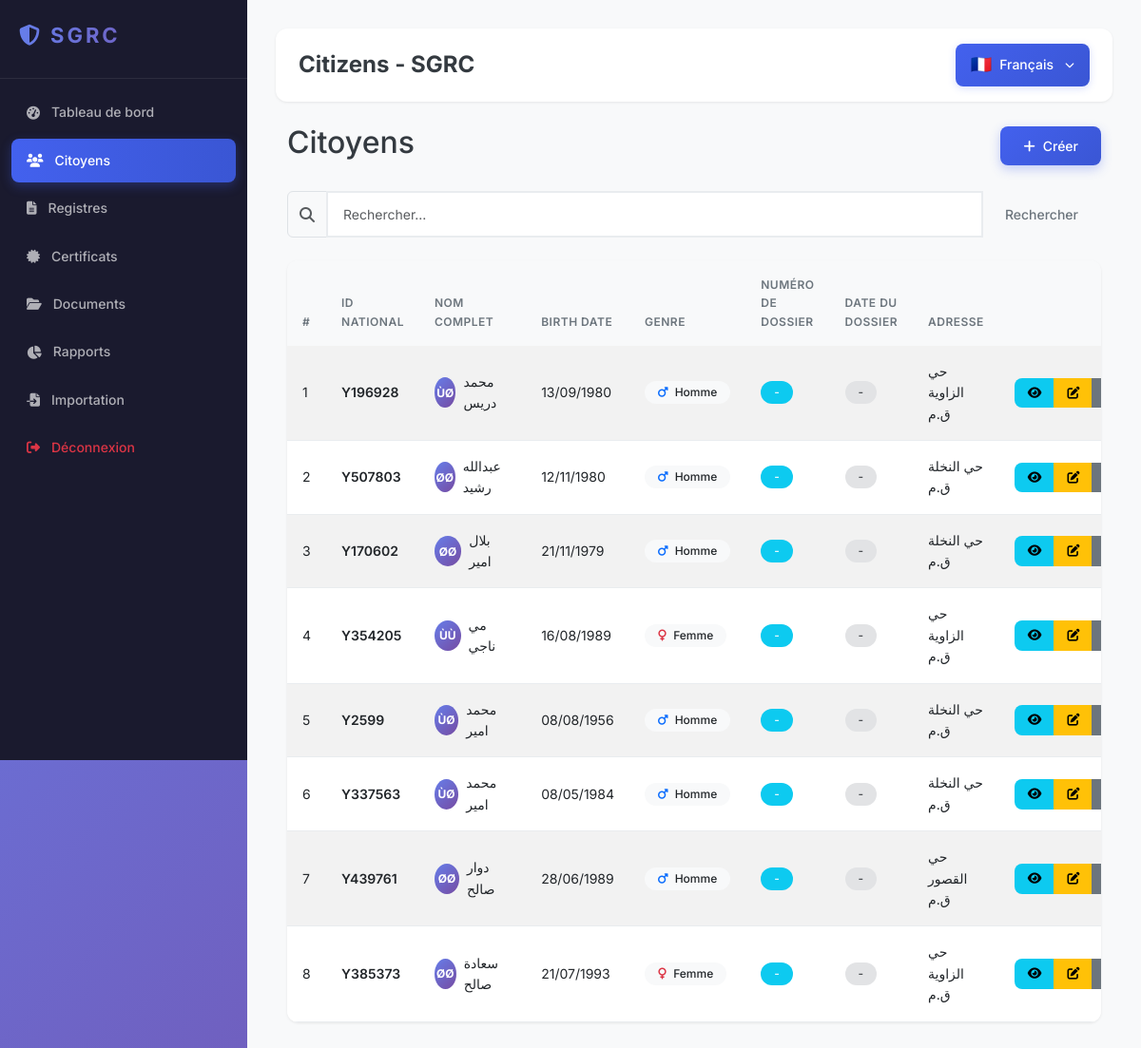
Screenshot of /modules/citizens/index.php (signed in) with the database file from the repository.
### tables this page shows
CREATE TABLE `citizens` (
  `id` int(11) UNSIGNED NOT NULL AUTO_INCREMENT,
  `national_id` varchar(20) DEFAULT NULL COMMENT 'رقم الهوية الوطنية',
  `family_name` varchar(100) NOT NULL COMMENT 'الاسم العائلي',
  `first_name` varchar(100) NOT NULL COMMENT 'الاسم الشخصي',
  `father_name` varchar(100) DEFAULT NULL COMMENT 'اسم الأب',
  `mother_name` varchar(100) DEFAULT NULL COMMENT 'اسم الأم',
  `birth_date` date DEFAULT NULL COMMENT 'تاريخ الميلاد',
  `birth_place` varchar(100) DEFAULT NULL COMMENT 'مكان الميلاد',
  `gender` enum('male','female') DEFAULT NULL COMMENT 'الجنس',
  `address` varchar(255) DEFAULT NULL COMMENT 'العنوان',
  `neighborhood` varchar(100) DEFAULT NULL COMMENT 'الحي',
  `phone` varchar(20) DEFAULT NULL,
  `email` varchar(100) DEFAULT NULL,
  `photo_path` varchar(255) DEFAULT NULL,
  `qr_code` varchar(255) DEFAULT NULL,
  `notes` text DEFAULT NULL COMMENT 'ملاحظات',
  `created_by` int(11) UNSIGNED DEFAULT NULL,
  `updated_by` int(11) UNSIGNED DEFAULT NULL,
  `created_at` timestamp NOT NULL DEFAULT current_timestamp(),
  `updated_at` timestamp NOT NULL DEFAULT current_timestamp() ON UPDATE current_timestamp(),
  PRIMARY KEY (`id`),
  UNIQUE KEY `national_id` (`national_id`),
  KEY `family_name` (`family_name`),
  KEY `first_name` (`first_name`),
  KEY `birth_date` (`birth_date`),
  KEY `neighborhood` (`neighborhood`),
  KEY `created_by` (`created_by`),
  CONSTRAINT `fk_citizens_created_by` FOREIGN KEY (`created_by`) REFERENCES `users` (`id`) ON DELETE SET NULL,
  CONSTRAINT `fk_citizens_updated_by` FOREIGN KEY (`updated_by`) REFERENCES `users` (`id`) ON DELETE SET NULL
);

### config/database.php (called while the page is built, shortened)
<?php
class Database {
    private static $instance = null;
        private $pdo;
            private function __construct() {
                    try {
                                $dsn = "mysql:host=" . DB_HOST . ";dbname=" . DB_NAME . ";charset=" . DB_CHARSET;
                                            $this->pdo = new PDO($dsn, DB_USER, DB_PASS);
                                                        $this->pdo->setAttribute(PDO::ATTR_ERRMODE, PDO::ERRMODE_EXCEPTION);
                                                                    $this->pdo->setAttribute(PDO::ATTR_DEFAULT_FETCH_MODE, PDO::FETCH_ASSOC);
                                                                                            $this->pdo->setAttribute(PDO::ATTR_EMULATE_PREPARES, false);
                                                                                                    } catch (PDOException $e) {
                                                                                                                die("Connection failed: " . $e->getMessage());
                                                                                                                        }
                                                                                                                            }
                                                                                                                                public static function getInstance() {
                                                                                                                                        if (self::$instance === null) {
                                                                                                                                                    self::$instance = new self();
                                                                                                                                                            }
                                                                                                                                                                    return self::$instance;
                                                                                                                                                                        }
                                                                                                                                                                                            public function query($sql, $params = []) {
                                                                                                                                                                                                    $stmt = $this->pdo->prepare($sql);
                                                                                                                                                                                                            $stmt->execute($params);
                                                                                                                                                                                                                    return $stmt;
                                                                                                                                                                                                                        }
                                                                                                                                                                                                                        }

### modules/citizens/index.php (the view, shortened to what this page needs)
<?php
require_once dirname(__FILE__) . '/../../includes/header.php';
$db = Database::getInstance();
$page = max(1, intval(isset($_GET['page']) ? $_GET['page'] : 1));
$perPage = 20;
$offset = ($page - 1) * $perPage;
$search = isset($_GET['search']) ? $_GET['search'] : '';
$where = "";
$params = array();
$sql = "SELECT * FROM citizens" . $where . " ORDER BY created_at DESC LIMIT " . (int)$perPage . " OFFSET " . (int)$offset;
$citizens = $db->query($sql, $params)->fetchAll();
?>
<div class="container-fluid">
    <div class="d-flex justify-content-between align-items-center mb-4">
        <h2><?php echo isset($lang['citizens']) ? $lang['citizens'] : 'Citizens'; ?></h2>
        <a href="create.php" class="btn btn-primary">
            <i class="fas fa-plus me-2"></i><?php echo isset($lang['create']) ? $lang['create'] : 'Create'; ?>
        </a>
    </div>
    <form method="GET" class="mb-4">
        <div class="input-group">
            <span class="input-group-text bg-light">
                <i class="fas fa-search text-muted"></i>
            </span>
            <input type="text" name="search" class="form-control"
                   placeholder="<?php echo isset($lang['search']) ? $lang['search'] : 'Search'; ?>..."
                   value="<?php echo htmlspecialchars($search); ?>">
            <button type="submit" class="btn btn-outline-secondary">
                <?php echo isset($lang['search']) ? $lang['search'] : 'Search'; ?>
            </button>
        </div>
    </form>
    <div class="card">
        <div class="card-body p-0">
            <div class="table-responsive">
                <table class="table table-striped table-hover mb-0">
                    <thead>
                        <tr>
                            <th>#</th>
                            <th><?php echo isset($lang['national_id']) ? $lang['national_id'] : 'National ID'; ?></th>
                            <th><?php echo isset($lang['full_name']) ? $lang['full_name'] : 'Name'; ?></th>
                            <th><?php echo isset($lang['birth_date']) ? $lang['birth_date'] : 'Birth Date'; ?></th>
                            <th><?php echo isset($lang['gender']) ? $lang['gender'] : 'Gender'; ?></th>
                            <th><?php echo isset($lang['file_number']) ? $lang['file_number'] : 'File Number'; ?></th>
                            <th><?php echo isset($lang['file_date']) ? $lang['file_date'] : 'File Date'; ?></th>
                            <th><?php echo isset($lang['address']) ? $lang['address'] : 'Address'; ?></th>
                            <th class="text-end"><?php echo isset($lang['actions']) ? $lang['actions'] : 'Actions'; ?></th>
                        </tr>
                    </thead>
                    <tbody>
                        <?php foreach ($citizens as $citizen): ?>
                        <tr>
                            <td><?php echo $citizen['id']; ?></td>
                            <td class="fw-semibold"><?php echo htmlspecialchars($citizen['national_id']); ?></td>
                            <td>
                                <div class="d-flex align-items-center">
                                    <div class="avatar-circle me-2" style="width:32px;height:32px;border-radius:50%;background:linear-gradient(135deg,#667eea,#764ba2);color:#fff;display:flex;align-items:center;justify-content:center;font-size:12px;font-weight:700;">
                                        <?php
                                        $fn = isset($citizen['first_name']) ? substr($citizen['first_name'], 0, 1) : '';
                                        $ln = isset($citizen['family_name']) ? substr($citizen['family_name'], 0, 1) : '';
                                        echo strtoupper($fn . $ln);
                                        ?>
                                    </div>
                                    <?php echo htmlspecialchars($citizen['first_name'] . ' ' . $citizen['family_name']); ?>
                                </div>
                            </td>
                            <td><?php echo !empty($citizen['birth_date']) && $citizen['birth_date'] != '0000-00-00' ? date('d/m/Y', strtotime($citizen['birth_date'])) : '-'; ?></td>
                            <td>
                                <span class="badge bg-light text-dark">
                                    <i class="fas fa-<?php echo $citizen['gender'] === 'male' ? 'mars text-primary' : 'venus text-danger'; ?> me-1"></i>
                                    <?php echo isset($lang[$citizen['gender']]) ? $lang[$citizen['gender']] : $citizen['gender']; ?>
                                </span>
                            </td>
                            <td>
                                <span class="badge bg-info text-white">
                                    <?php echo !empty($citizen['file_number']) ? htmlspecialchars($citizen['file_number']) : '-'; ?>
                                </span>
                            </td>
                            <td>
                                <span class="badge bg-secondary">
                                    <?php echo !empty($citizen['file_date']) ? htmlspecialchars($citizen['file_date']) : '-'; ?>
                                </span>
                            </td>
                            <td><?php echo htmlspecialchars($citizen['address'] ?? '-'); ?></td>
                            <td class="text-end">
                                <div class="btn-group">
                                    <a href="view.php?id=<?php echo $citizen['id']; ?>" class="btn btn-sm btn-info" title="<?php echo isset($lang['view']) ? $lang['view'] : 'View'; ?>">
                                        <i class="fas fa-eye"></i>
                                    </a>
                                    <a href="edit.php?id=<?php echo $citizen['id']; ?>" class="btn btn-sm btn-warning" title="<?php echo isset($lang['edit']) ? $lang['edit'] : 'Edit'; ?>">
                                        <i class="fas fa-edit"></i>
                                    </a>
                                    <a href="print.php?id=<?php echo $citizen['id']; ?>" class="btn btn-sm btn-secondary" target="_blank" title="<?php echo isset($lang['print']) ? $lang['print'] : 'Print'; ?>">
                                    </a>
                                </div>
                            </td>
                        </tr>
                        <?php endforeach; ?>
                    </tbody>
                </table>
            </div>
        </div>
    </div>
</div>
<?php require_once dirname(__FILE__) . '/../../includes/footer.php'; ?>

### assets/css/custom.css (style rules this page uses)
:root { --primary: #4361ee; --primary-dark: #3a56d4; --secondary: #6c757d; --success: #06d6a0; --danger: #ef476f; --warning: #ffd166; --info: #118ab2; --dark: #1a1a2e; --light: #f8f9fa; --white: #ffffff; --gray-100: #f8f9fa; --gray-200: #e9ecef; --gray-300: #dee2e6; --gray-600: #6c757d; --gray-800: #343a40; --sidebar-width: 260px; --header-height: 60px; --radius-sm: 8px; --radius-md: 12px; --radius-lg: 16px; --shadow-sm: 0 1px 3px rgba(0,0,0,0.08); --shadow-md: 0 4px 12px rgba(0,0,0,0.1); --shadow-lg: 0 10px 40px rgba(0,0,0,0.12); --transition: all 0.3s cubic-bezier(0.4, 0, 0.2, 1); }
* { margin: 0; padding: 0; box-sizing: border-box; }
body { font-family: 'Inter', -apple-system, BlinkMacSystemFont, 'Segoe UI', Roboto, sans-serif; background: linear-gradient(135deg, #667eea 0%, #764ba2 100%); min-height: 100vh; color: var(--gray-800); line-height: 1.6; }
.card { border: none; border-radius: var(--radius-md); background: var(--white); box-shadow: var(--shadow-sm); transition: var(--transition); overflow: hidden; }
.card-body { padding: 24px; }
.table { margin-bottom: 0; width: 100%; }
.table thead th { background: var(--gray-100); color: var(--gray-600); font-weight: 600; font-size: 12px; text-transform: uppercase; letter-spacing: 0.5px; padding: 16px; border: none; }
.table tbody td { padding: 16px; vertical-align: middle; border-bottom: 1px solid var(--gray-200); font-size: 14px; }
.badge { padding: 6px 14px; border-radius: 20px; font-weight: 500; font-size: 12px; }
.badge.bg-secondary { background: #e2e3e5 !important; color: #383d41; }
.btn { border-radius: var(--radius-sm); padding: 10px 24px; font-weight: 500; font-size: 14px; transition: var(--transition); border: none; }
.btn-primary { background: linear-gradient(135deg, var(--primary), var(--primary-dark)); box-shadow: 0 4px 12px rgba(67, 97, 238, 0.3); }
.btn-sm { padding: 6px 14px; font-size: 13px; }
.form-control, .form-select { border: 2px solid var(--gray-200); border-radius: var(--radius-sm); padding: 12px 16px; font-size: 14px; transition: var(--transition); }
.card { animation: fadeIn 0.4s ease-out; }

### rows the page displays
citizens: id "1", national "Y196928", first_name+family_name "ÙØ", first_name+family_name "محمد دريس", birth_date "13/09/1980", gender "Homme", address "حي الزاوية ق.م"
citizens: id "2", national "Y507803", first_name+family_name "ØØ", first_name+family_name "عبدالله رشيد", birth_date "12/11/1980", gender "Homme", address "حي النخلة ق.م"
citizens: id "3", national "Y170602", first_name+family_name "ØØ", first_name+family_name "بلال امير", birth_date "21/11/1979", gender "Homme", address "حي النخلة ق.م"
citizens: id "4", national "Y354205", first_name+family_name "ÙÙ", first_name+family_name "مي ناجي", birth_date "16/08/1989", gender "Femme", address "حي الزاوية ق.م"
citizens: id "5", national "Y2599", first_name+family_name "ÙØ", first_name+family_name "محمد امير", birth_date "08/08/1956", gender "Homme", address "حي النخلة ق.م"
citizens: id "6", national "Y337563", first_name+family_name "ÙØ", first_name+family_name "محمد امير", birth_date "08/05/1984", gender "Homme", address "حي النخلة ق.م"
citizens: id "7", national "Y439761", first_name+family_name "ØØ", first_name+family_name "دوار صالح", birth_date "28/06/1989", gender "Homme", address "حي القصور ق.م"
citizens: id "8", national "Y385373", first_name+family_name "ØØ", first_name+family_name "سعادة صالح", birth_date "21/07/1993", gender "Femme", address "حي الزاوية ق.م"

### other values shown
$lang[$item[0]] "Tableau de bord"
$lang[$item[0]] "Citoyens"
$lang[$item[0]] "Registres"
$lang[$item[0]] "Certificats"
$lang[$item[0]] "Documents"
$lang[$item[0]] "Rapports"
$lang[$item[0]] "Importation"
$lang['logout'] "Déconnexion"
$pageTitle "Citizens - SGRC"
$langNames[$currentLang]['flag'] "🇫🇷"
$langNames[$currentLang]['name'] "Français"
$lang['citizens'] "Citoyens"
$lang['create'] "Créer"
$lang['search'] "Rechercher"
$lang['national_id'] "ID NATIONAL"
